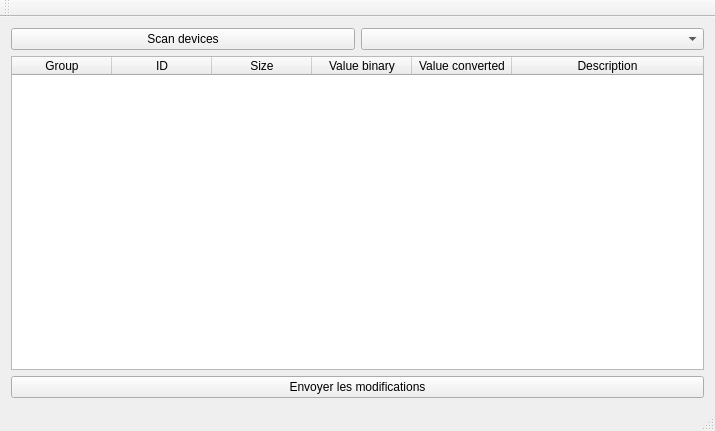
<?xml version="1.0" encoding="UTF-8"?>
<ui version="4.0">
 <class>MainWindow</class>
 <widget class="QMainWindow" name="MainWindow">
  <property name="geometry">
   <rect>
    <x>0</x>
    <y>0</y>
    <width>715</width>
    <height>431</height>
   </rect>
  </property>
  <property name="windowTitle">
   <string>Remote control</string>
  </property>
  <widget class="QWidget" name="centralWidget">
   <layout class="QVBoxLayout" name="verticalLayout_2">
    <item>
     <layout class="QHBoxLayout" name="horizontalLayout">
      <item>
       <widget class="QPushButton" name="buttonScan">
        <property name="text">
         <string>Scan devices</string>
        </property>
       </widget>
      </item>
      <item>
       <widget class="QComboBox" name="listBoard"/>
      </item>
     </layout>
    </item>
    <item>
     <widget class="QTableWidget" name="tableValues">
      <property name="autoFillBackground">
       <bool>false</bool>
      </property>
      <property name="sortingEnabled">
       <bool>false</bool>
      </property>
      <attribute name="horizontalHeaderCascadingSectionResizes">
       <bool>true</bool>
      </attribute>
      <attribute name="horizontalHeaderStretchLastSection">
       <bool>true</bool>
      </attribute>
      <attribute name="verticalHeaderCascadingSectionResizes">
       <bool>true</bool>
      </attribute>
      <attribute name="verticalHeaderShowSortIndicator" stdset="0">
       <bool>false</bool>
      </attribute>
      <attribute name="verticalHeaderStretchLastSection">
       <bool>false</bool>
      </attribute>
      <column>
       <property name="text">
        <string>Group</string>
       </property>
      </column>
      <column>
       <property name="text">
        <string>ID</string>
       </property>
      </column>
      <column>
       <property name="text">
        <string>Size</string>
       </property>
      </column>
      <column>
       <property name="text">
        <string>Value binary</string>
       </property>
      </column>
      <column>
       <property name="text">
        <string>Value converted</string>
       </property>
      </column>
      <column>
       <property name="text">
        <string>Description</string>
       </property>
      </column>
     </widget>
    </item>
    <item>
     <widget class="QPushButton" name="sendValues">
      <property name="text">
       <string>Envoyer les modifications</string>
      </property>
     </widget>
    </item>
   </layout>
  </widget>
  <widget class="QMenuBar" name="menuBar">
   <property name="geometry">
    <rect>
     <x>0</x>
     <y>0</y>
     <width>715</width>
     <height>27</height>
    </rect>
   </property>
  </widget>
  <widget class="QToolBar" name="mainToolBar">
   <attribute name="toolBarArea">
    <enum>TopToolBarArea</enum>
   </attribute>
   <attribute name="toolBarBreak">
    <bool>false</bool>
   </attribute>
  </widget>
  <widget class="QStatusBar" name="statusBar"/>
 </widget>
 <layoutdefault spacing="6" margin="11"/>
 <resources/>
 <connections/>
</ui>
